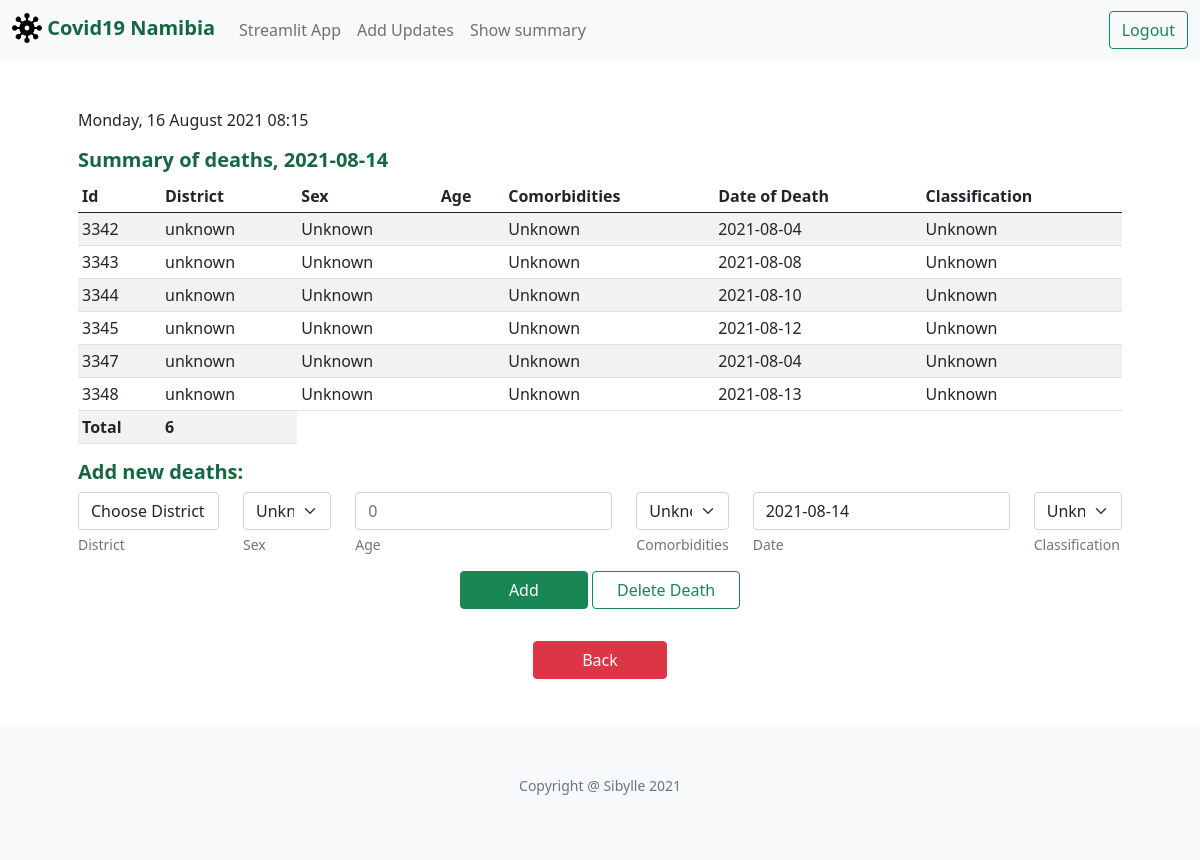
/add_deaths (signed in), run on the app's committed database.
### tables this page shows
CREATE TABLE "deaths"(id INTEGER PRIMARY KEY, publish_date TEXT NOT NULL, district TEXT NOT NULL, sex TEXT NOT NULL, age INTEGER, comorbidities TEXT NOT NULL, death_date TEXT NOT NULL, classification TEXT NOT NULL, update_date TEXT NOT NULL);

### application.py (the view)
@app.route("/add_deaths", methods=["GET", "POST"])
@login_required
def add_deaths():
    now=datetime.now(timezone("Africa/Johannesburg"))
    date_now=now.date()
    row = db.execute("SELECT * FROM active_date")
    new_date_str=row[0]['active_date']
    new_date = datetime.strptime(new_date_str, '%Y-%m-%d').date()
    district_list=[]
    temp = db.execute("SELECT DISTINCT district FROM districts")
    for d in temp:
        district_list.append(d['district'])
    district_list.append('unknown')
    if request.method == "POST":
        if request.form.get('delete_death') == 'Delete Death':
            rows = db.execute("SELECT * FROM deaths WHERE publish_date LIKE ? ORDER BY id",new_date)
            return render_template("delete_death.html",new_date=new_date,district_list=district_list,new_deaths=rows)
        if request.form.get('add') == 'Add':
            if not request.form.get("district"):
                return apology("must provide district", 400)
            if not request.form.get("death_date"):
                return apology("must provide date of death", 400)
            district = request.form.get("district")
            sex=request.form.get("sex")
            age=request.form.get("age")
            comorbidities=request.form.get("comorbidities")
            death_date=datetime.strptime(request.form.get("death_date"), '%Y-%m-%d').date()
            if death_date > new_date:
                return apology("wrong date", 400)
            classification=request.form.get("classification")
            db.execute("INSERT INTO deaths(publish_date,district,sex,age,comorbidities,death_date,classification,update_date) VALUES (?,?,?,?,?,?,?,?)", new_date,district,sex,age,comorbidities,death_date,classification,date_now)
            rows = db.execute("SELECT * FROM deaths WHERE publish_date LIKE ? ORDER BY id", new_date)
            return render_template("add_deaths.html",new_date=new_date,district_list=district_list,new_deaths=rows,now=now)
    else:
        rows = db.execute("SELECT * FROM deaths WHERE publish_date LIKE ? ORDER BY id", new_date)
        return render_template("add_deaths.html",new_date=new_date,district_list=district_list,new_deaths=rows,now=now)

### application.py (called while the page is built)
def login_required(f):
    @wraps(f)
    def decorated_function(*args, **kwargs):
        if session.get("user_id") is None:
            return redirect("/login")
        return f(*args, **kwargs)
    return decorated_function

@app.after_request
def after_request(response):
    response.headers["Cache-Control"] = "no-cache, no-store, must-revalidate"
    response.headers["Expires"] = 0
    response.headers["Pragma"] = "no-cache"
    return response

### templates/add_deaths.html (shortened to what this page needs)
{% extends "layout.html" %}
{% block main %}
  <p>{{ now.strftime("%A, %d %B %Y %H:%M") }}</p>
  <h5>Summary of deaths, {{ new_date }}</h5>
  <table class="table table-sm table-striped">
    <thead>
        <tr>
            <th scope="col">Id</th>
            <th scope="col">District</th>
            <th scope="col">Sex</th>
            <th scope="col">Age</th>
            <th scope="col">Comorbidities</th>
            <th scope="col">Date of Death</th>
            <th scope="col">Classification</th>
        </tr>
    </thead>
    <tbody>
        {% if new_deaths %}
        {% for row in new_deaths %}
        <tr>
            <td class="text-left">{{ row.id }}</td>
            <td class="text-left">{{ row.district }}</td>
            <td class="text-left">{{ row.sex }}</td>
            <td class="text-left">{{ row.age }}</td>
            <td class="text-left">{{ row.comorbidities }}</td>
            <td class="text-left">{{ row.death_date }}</td>
            <td class="text-left">{{ row.classification }}</td>
        </tr>
        {% endfor %}
        <tr>
            <td class="text-left" colspan="1"><strong>Total</strong></td>
            <td class="text-left"> <strong>{{ new_deaths|length }}</strong>
        </tr>
        {% endif %}
    </tbody>
  </table>
  <form action="/add_deaths" method="post">
        <h5> Add new deaths:</h5>
        <div class="row">
            <div class="col col-xs-6 col-md-4 col-xl mb-2">
              <select class="form-control" name="district">
                <option disabled selected value="">Choose District</option>
              </select>
              <div class="form-text">District</div>
            </div>
            <div class="col col-6 col-md-4 col-xl mb-2">
              <select class="form-select" name="sex">
                <option selected>Unknown</option>
              </select>
              <div class="form-text">Sex</div>
            </div>
            <div class="form-group col col-6 col-md-4 col-xl mb-2">
                <input autocomplete="off" autofocus class="form-control" name="age" placeholder="0" type="number">
                <div class="form-text">Age</div>
            </div>
            <div class="col col-6 col-md-4 col-xl mb-2">
              <select class="form-select" name="comorbidities">
                <option selected>Unknown</option>
              </select>
              <div class="form-text">Comorbidities</div>
            </div>
            <div class="form-group col col-6 col-md-4 col-xl mb-2">
                <input autocomplete="off" autofocus class="form-control" name="death_date" placeholder="{{ new_date.strftime('%Y-%m-%d') }}" value="{{ new_date.strftime('%Y-%m-%d') }}" type="text">
                <div class="form-text">Date</div>
            </div>
            <div class="col col-6 col-md-4 col-xl mb-2">
              <select class="form-select" name="classification">
                <option selected>Unknown</option>
              </select>
              <div class="form-text">Classification</div>
            </div>
            <div class="col col-6 col-md-4 col-xl text-center">
                <input class="btn btn-success px-5" type="submit"name="add" value="Add" role="button"></input>
                <input class="btn btn-outline-success px-4 my-2" type="submit" name="delete_death" value="Delete Death" role="button"></input>
            </div>
        </div>
  </form>
  <div class="text-center mt-4">
    <a class="btn btn btn-danger px-5" href="./" role="button">Back</a>
  </div>
{% endblock %}

### static/styles.css (style rules this page uses)
body { font-weight: 400; font-style: normal; font-size: 16px; opacity: 1; visibility: visible; }
h2,h5 { color: #146740; font-weight:600; }
.form-control { display: inline-block; width: auto; }

### data on the page
deaths: id "3342", district "unknown", sex "Unknown", comorbidities "Unknown", death_date "2021-08-04", classification "Unknown"
deaths: id "3343", district "unknown", sex "Unknown", comorbidities "Unknown", death_date "2021-08-08", classification "Unknown"
deaths: id "3344", district "unknown", sex "Unknown", comorbidities "Unknown", death_date "2021-08-10", classification "Unknown"
deaths: id "3345", district "unknown", sex "Unknown", comorbidities "Unknown", death_date "2021-08-12", classification "Unknown"
deaths: id "3347", district "unknown", sex "Unknown", comorbidities "Unknown", death_date "2021-08-04", classification "Unknown"
deaths: id "3348", district "unknown", sex "Unknown", comorbidities "Unknown", death_date "2021-08-13", classification "Unknown"

### other printed values
{{ now.strftime("%A, %d %B %Y %H:%M") }} "Monday, 16 August 2021 08:15"
{{ new_date }} "2021-08-14"
{{ new_deaths|length }} "6"
